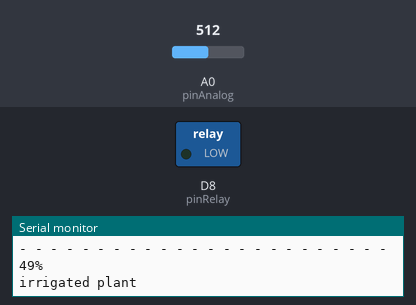
This sketch was run on a simulated ESP8266 (NodeMCU). On the bench: switched loads named in the sketch (green lamp = pin HIGH), the last lines printed to the serial monitor. The test bench sets the inputs (shaded band); at power-on: A0 (pinAnalog) = 512. WiFi joins after 1.5 s; servers stay silent unless stated; pins used as bus, display or sensor lines are not drawn.

Above: at 6.7 s.
6.8 s: A0 (pinAnalog) set to 535
8.8 s: A0 (pinAnalog) set to 564
At 11.2 s:
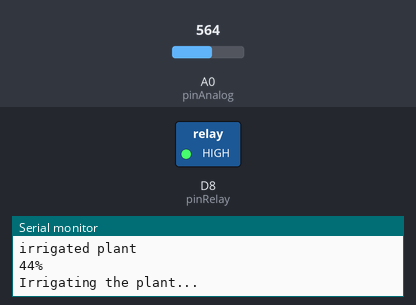
11.5 s: A0 (pinAnalog) set to 511
At 13.1 s:
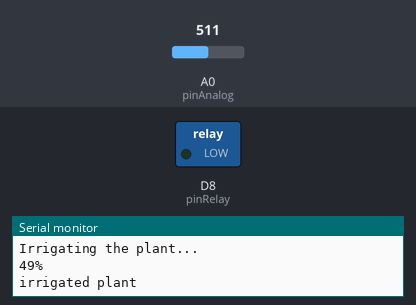
14.0 s: A0 (pinAnalog) set to 716
At 15.5 s:
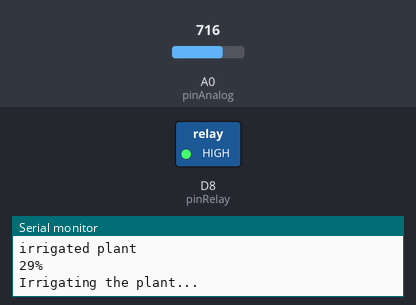
Timing chart, 0 to 17.0 s (numbered marks = the images above; inputs shaded):
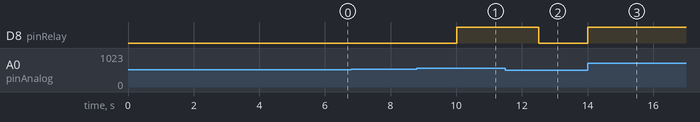

The sketch:

vegetableGarden.ino
```cpp
/*
Project name: Vegetable garden
Author: Marcela Lima
Contact: mrl.marcelalima@gmail.com
microcontroller: ESP8266 NodeMCU
Abstract: This project was developed in order to build a self-manageable vegetable garden, making the plant manage to stay moist enough to live.
*/

/*Including library for internet connection.
This library is already available from the Arduino IDE*/

#include <ESP8266WiFi.h>

// Defining the pins of our esp8266

#define pinAnalog A0
#define pinRelay D8
#define pinSensor D7

// Declaring the variables

int valAnalog;
int attempts = 50;
int percentage;
char SSID[] = "";
char NETKEY[] = "";
char *assetName = "esp8266";

// Start of network connection functions

void printNetworkData()
{
    Serial.println("- - - - - - - - - - - - - - - - - - - - - - - -");
    Serial.println("Hostname: " + (String)assetName);

    Serial.println("Connected in: " + (String)SSID);

    Serial.print("My address IP: ");
    Serial.println(WiFi.localIP());

    Serial.println("- - - - - - - - - - - - - - - - - - - - - - - - ");
}

void wifiConect()
{
    delay(2000);
    Serial.println();
    Serial.print("Connecting to ");
    Serial.println(SSID);

    WiFi.begin(SSID, NETKEY);

    WiFi.hostname(assetName);

    while (WiFi.status() != WL_CONNECTED)
    {
        delay(500);
        Serial.print(".");
        attempts--;

        if (attempts == 0)
        {
            Serial.println();
            Serial.println("Time-out. Check your settings and try again.");
            delay(1000);
        }
    }
}

// End of network connection functions

// Start of function to irrigate the plant

void irrigatePlant()
{
    if (percentage <= 45)
    {
        Serial.print(percentage);
        Serial.println("%");
        Serial.println("Irrigating the plant...");
        digitalWrite(pinRelay, HIGH);
        delay(1000);
    }
}

// End of function to irrigate the plant

// Start of the function that turns off the pump

void turnOffPump()
{
    if (percentage > 45)
    {
        Serial.print(percentage);
        Serial.println("%");
        Serial.println("irrigated plant");
        digitalWrite(pinRelay, LOW);
    }
}

// End of the function that turns off the pump

void setup(void)
{
    // Starting the serial monitor
    Serial.begin(115200);

    // Declaring pins as input or output
    pinMode(pinRelay, OUTPUT);
    pinMode(pinSensor, OUTPUT);

    // Declaring the sensor pin in high state
    digitalWrite(pinSensor, HIGH);

    // Calling the network connection functions
    wifiConect();
    printNetworkData();
    delay(2000);
}

void loop()
{
    // Starting to read the analog value of the sensor
    valAnalog = analogRead(pinAnalog);

    // Relating analog value to percentage
    percentage = map(valAnalog, 1023, 0, 0, 100);

    // Calling the functions to irrigate the plant and turn off the pump
    irrigatePlant();
    turnOffPump();
    delay(1500);
}
```

Measured:
- the behaviour switches between 547 and 548 on A0 (pinAnalog) (found by bisection; images 0 and 1)
- after the input at 8.8 s, D8 (pinRelay): LOW → HIGH after 1.2 s
- after the input at 11.5 s, D8 (pinRelay): HIGH → LOW after 1.0 s
- after the input at 14.0 s, D8 (pinRelay): LOW → HIGH at once
